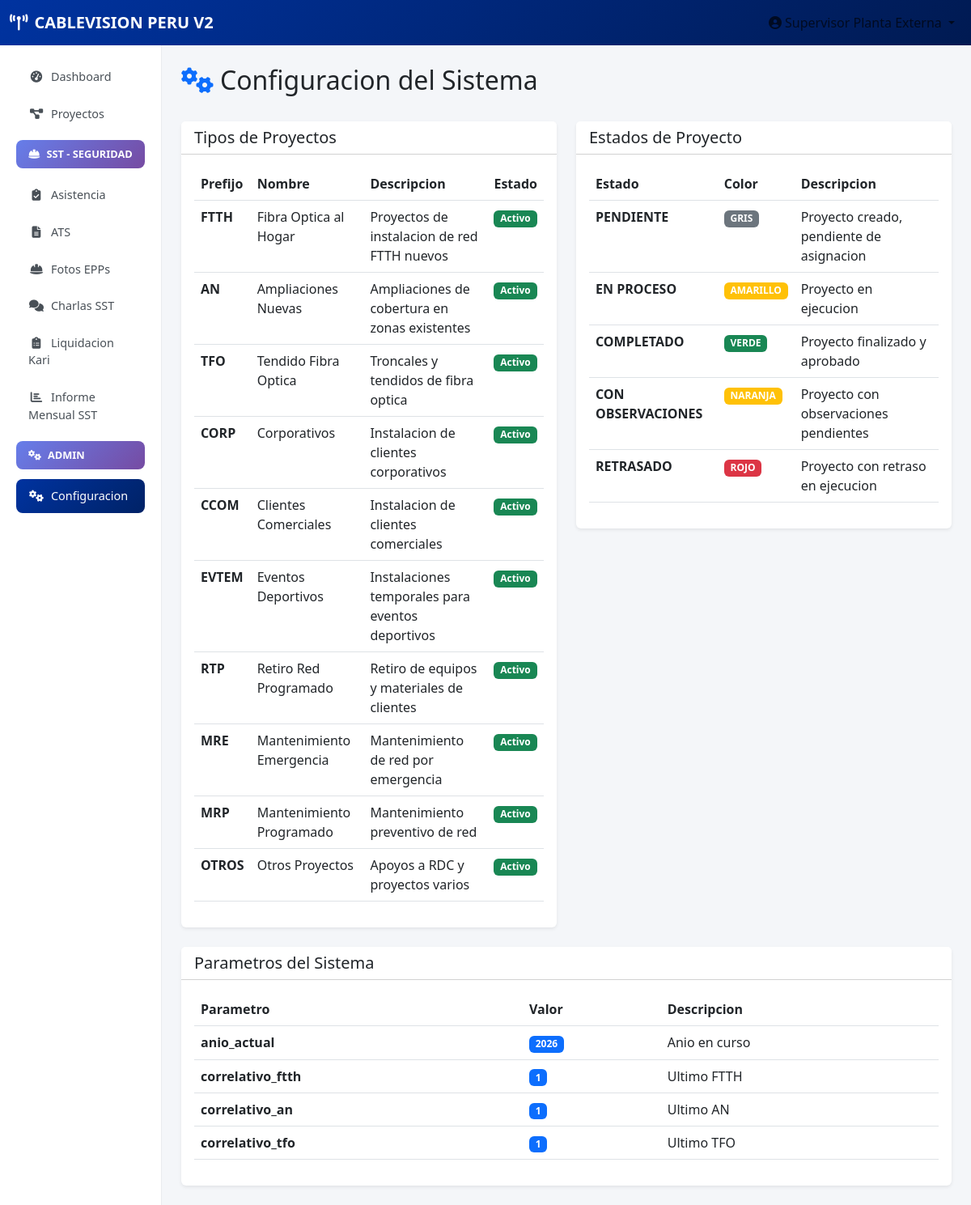
Page /admin/configuracion (signed in) on the committed database.
### tables this page shows
CREATE TABLE tipos_proyectos (
            id INTEGER PRIMARY KEY AUTOINCREMENT,
            prefijo TEXT UNIQUE NOT NULL,
            nombre TEXT NOT NULL,
            descripcion TEXT,
            activo INTEGER DEFAULT 1
        );

CREATE TABLE estados_proyecto (
            id INTEGER PRIMARY KEY AUTOINCREMENT,
            estado TEXT UNIQUE NOT NULL,
            color_semaforo TEXT,
            descripcion TEXT,
            activo INTEGER DEFAULT 1
        );

CREATE TABLE configuracion (
            id INTEGER PRIMARY KEY AUTOINCREMENT,
            parametro TEXT UNIQUE NOT NULL,
            valor TEXT NOT NULL,
            descripcion TEXT
        );

### app.py (the view)
@app.route('/admin/configuracion')
@login_required
@supervisor_required
def admin_configuracion():
    conn = get_db()
    cursor = conn.cursor()
    cursor.execute('SELECT * FROM tipos_proyectos ORDER BY id')
    tipos = cursor.fetchall()
    cursor.execute('SELECT * FROM estados_proyecto ORDER BY id')
    estados = cursor.fetchall()
    cursor.execute('SELECT * FROM configuracion')
    config = cursor.fetchall()
    conn.close()
    return render_template('admin/configuracion.html', tipos=tipos, estados=estados, configuracion=config)

### app.py (called while the page is built)
def get_db():
    conn = sqlite3.connect(DATABASE)
    conn.row_factory = sqlite3.Row
    return conn

def login_required(f):
    @wraps(f)
    def decorated_function(*args, **kwargs):
        if 'user_id' not in session:
            flash('Debe iniciar sesion', 'warning')
            return redirect(url_for('login'))
        return f(*args, **kwargs)
    return decorated_function

def supervisor_required(f):
    @wraps(f)
    def decorated_function(*args, **kwargs):
        if 'rol' not in session or session['rol'] != 'supervisor':
            flash('Acceso restringido', 'danger')
            return redirect(url_for('dashboard'))
        return f(*args, **kwargs)
    return decorated_function

### templates/admin/configuracion.html (shortened to what this page needs)
{% extends "base.html" %}
{% block content %}
<div class="d-flex justify-content-between align-items-center mb-4">
    <h2><i class="fas fa-cogs me-2 text-primary"></i>Configuracion del Sistema</h2>
</div>
<div class="row">
    <div class="col-md-6 mb-4">
        <div class="card border-0 shadow-sm">
            <div class="card-header bg-white"><h5 class="mb-0">Tipos de Proyectos</h5></div>
            <div class="card-body">
                <table class="table">
                    <thead><tr><th>Prefijo</th><th>Nombre</th><th>Descripcion</th><th>Estado</th></tr></thead>
                    <tbody>
                        {% for t in tipos %}
                        <tr>
                            <td><strong>{{ t.prefijo }}</strong></td>
                            <td>{{ t.nombre }}</td>
                            <td>{{ t.descripcion }}</td>
                            <td><span class="badge bg-{{ 'success' if t.activo else 'danger' }}">{{ 'Activo' if t.activo else 'Inactivo' }}</span></td>
                        </tr>
                        {% endfor %}
                    </tbody>
                </table>
            </div>
        </div>
    </div>
    <div class="col-md-6 mb-4">
        <div class="card border-0 shadow-sm">
            <div class="card-header bg-white"><h5 class="mb-0">Estados de Proyecto</h5></div>
            <div class="card-body">
                <table class="table">
                    <thead><tr><th>Estado</th><th>Color</th><th>Descripcion</th></tr></thead>
                    <tbody>
                        {% for e in estados %}
                        <tr>
                            <td><strong>{{ e.estado }}</strong></td>
                            <td><span class="badge bg-{{ 'success' if e.color_semaforo == 'VERDE' else 'warning' if e.color_semaforo == 'AMARILLO' else 'danger' if e.color_semaforo == 'ROJO' else 'warning' if e.color_semaforo == 'NARANJA' else 'secondary' }}">{{ e.color_semaforo }}</span></td>
                            <td>{{ e.descripcion }}</td>
                        </tr>
                        {% endfor %}
                    </tbody>
                </table>
            </div>
        </div>
    </div>
</div>
<div class="card border-0 shadow-sm">
    <div class="card-header bg-white"><h5 class="mb-0">Parametros del Sistema</h5></div>
    <div class="card-body">
        <table class="table">
            <thead><tr><th>Parametro</th><th>Valor</th><th>Descripcion</th></tr></thead>
            <tbody>
                {% for c in configuracion %}
                <tr>
                    <td><strong>{{ c.parametro }}</strong></td>
                    <td><span class="badge bg-primary">{{ c.valor }}</span></td>
                    <td>{{ c.descripcion }}</td>
                </tr>
                {% endfor %}
            </tbody>
        </table>
    </div>
</div>
{% endblock %}

### templates/base.html (style rules this page uses)
:root { --cv-blue: #0033A0; --cv-orange: #FF6B00; }
body { font-family: 'Segoe UI', sans-serif; background: #f4f6f9; }

### rows in the picture
tipos_proyectos: prefijo "FTTH", nombre "Fibra Optica al Hogar", descripcion "Proyectos de instalacion de red FTTH nuevos", activo "Activo"
tipos_proyectos: prefijo "AN", nombre "Ampliaciones Nuevas", descripcion "Ampliaciones de cobertura en zonas existentes", activo "Activo"
tipos_proyectos: prefijo "TFO", nombre "Tendido Fibra Optica", descripcion "Troncales y tendidos de fibra optica", activo "Activo"
tipos_proyectos: prefijo "CORP", nombre "Corporativos", descripcion "Instalacion de clientes corporativos", activo "Activo"
tipos_proyectos: prefijo "CCOM", nombre "Clientes Comerciales", descripcion "Instalacion de clientes comerciales", activo "Activo"
tipos_proyectos: prefijo "EVTEM", nombre "Eventos Deportivos", descripcion "Instalaciones temporales para eventos deportivos", activo "Activo"
tipos_proyectos: prefijo "RTP", nombre "Retiro Red Programado", descripcion "Retiro de equipos y materiales de clientes", activo "Activo"
tipos_proyectos: prefijo "MRE", nombre "Mantenimiento Emergencia", descripcion "Mantenimiento de red por emergencia", activo "Activo"
tipos_proyectos: prefijo "MRP", nombre "Mantenimiento Programado", descripcion "Mantenimiento preventivo de red", activo "Activo"
tipos_proyectos: prefijo "OTROS", nombre "Otros Proyectos", descripcion "Apoyos a RDC y proyectos varios", activo "Activo"
estados_proyecto: estado "PENDIENTE", color_semaforo "GRIS", descripcion "Proyecto creado, pendiente de asignacion"
estados_proyecto: estado "EN PROCESO", color_semaforo "AMARILLO", descripcion "Proyecto en ejecucion"
estados_proyecto: estado "COMPLETADO", color_semaforo "VERDE", descripcion "Proyecto finalizado y aprobado"
estados_proyecto: estado "CON OBSERVACIONES", color_semaforo "NARANJA", descripcion "Proyecto con observaciones pendientes"
estados_proyecto: estado "RETRASADO", color_semaforo "ROJO", descripcion "Proyecto con retraso en ejecucion"
configuracion: parametro "anio_actual", valor "2026", descripcion "Anio en curso"
configuracion: parametro "correlativo_ftth", valor "1", descripcion "Ultimo FTTH"
configuracion: parametro "correlativo_an", valor "1", descripcion "Ultimo AN"
configuracion: parametro "correlativo_tfo", valor "1", descripcion "Ultimo TFO"

### other values in the picture
{{ session.nombre }} "Supervisor Planta Externa"
